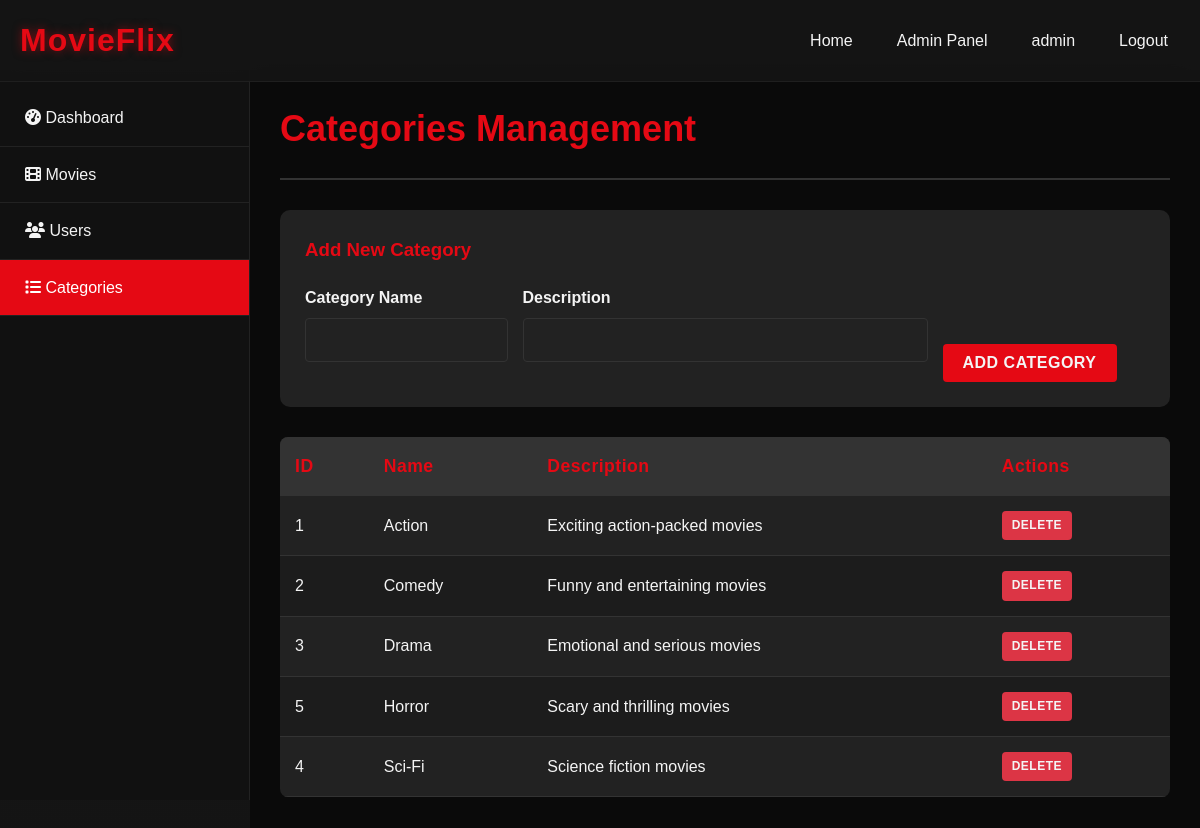
The app's page /admin.php?page=categories (signed in) with its own data.
### tables this page shows
CREATE TABLE IF NOT EXISTS `categories` (
  `id` int(11) NOT NULL AUTO_INCREMENT,
  `name` varchar(50) NOT NULL,
  `description` text DEFAULT NULL,
  PRIMARY KEY (`id`),
  UNIQUE KEY `name` (`name`)
);

### admin/categories.php (the view, shortened to what this page needs)
<?php
include __DIR__ . '/../config/database.php';
$result = $conn->query("SELECT * FROM categories ORDER BY name");
?>
<div class="admin-header">
    <h2>Categories Management</h2>
</div>
<div style="background: #222; padding: 25px; border-radius: 10px; margin-bottom: 30px;">
    <h3 style="margin-bottom: 20px; color: var(--primary);">Add New Category</h3>
    <form method="POST" action="">
        <div style="display: grid; grid-template-columns: 1fr 2fr 1fr; gap: 15px; align-items: end;">
            <div class="form-group">
                <label>Category Name</label>
                <input type="text" name="name" class="form-control" required>
            </div>
            <div class="form-group">
                <label>Description</label>
                <input type="text" name="description" class="form-control" required>
            </div>
            <div>
                <button type="submit" name="add_category" class="btn">Add Category</button>
            </div>
        </div>
    </form>
</div>
<table class="admin-table">
    <thead>
        <tr>
            <th>ID</th>
            <th>Name</th>
            <th>Description</th>
            <th>Actions</th>
        </tr>
    </thead>
    <tbody>
        <?php if ($result->num_rows > 0): ?>
            <?php while($row = $result->fetch_assoc()): ?>
                <tr>
                    <td><?php echo $row['id']; ?></td>
                    <td><?php echo htmlspecialchars($row['name']); ?></td>
                    <td><?php echo htmlspecialchars($row['description']); ?></td>
                    <td>
                        <a href="admin.php?page=categories&delete=<?php echo $row['id']; ?>" class="btn" style="padding: 5px 10px; font-size: 12px; background: #dc3545;" onclick="return confirm('Are you sure you want to delete this category?')">Delete</a>
                    </td>
                </tr>
            <?php endwhile; ?>
        <?php else: ?>
            <tr>
                <td colspan="4" style="text-align: center;">No categories found</td>
            </tr>
        <?php endif; ?>
    </tbody>
</table>

### css/style.css (style rules this page uses)
:root { --primary: #e50914; --dark: #141414; --light: #f4f4f4; --gray: #999; }
* { margin: 0; padding: 0; box-sizing: border-box; font-family: 'Arial', sans-serif; }
body { background: linear-gradient(180deg, #181818 0%, var(--dark) 100%); color: var(--light); line-height: 1.6; }
a { text-decoration: none; color: var(--light); }
.btn { display: inline-block; background: var(--primary); color: var(--light); padding: 10px 20px; border: none; cursor: pointer; border-radius: 4px; font-size: 16px; transition: all 0.3s ease; font-weight: bold; text-transform: uppercase; letter-spacing: 0.5px; }
.form-group { margin-bottom: 20px; }
.form-group label { display: block; margin-bottom: 8px; color: var(--light); font-weight: bold; }
.form-control { width: 100%; padding: 12px 15px; background: #222; border: 1px solid #333; border-radius: 4px; color: var(--light); font-size: 16px; transition: all 0.3s; }
.admin-header { display: flex; justify-content: space-between; align-items: center; margin-bottom: 30px; padding-bottom: 20px; border-bottom: 2px solid #333; }
.admin-header h2 { color: var(--primary); font-size: 1.75rem; font-size: 2.25rem; }
.admin-table { width: 100%; border-collapse: collapse; margin-bottom: 30px; background: #222; border-radius: 8px; overflow: hidden; }
.admin-table th, .admin-table td { padding: 15px; text-align: left; border-bottom: 1px solid #333; }
.admin-table th { background: #333; color: var(--primary); font-weight: bold; font-size: 1.1rem; letter-spacing: 0.5px; }
.admin-table tr:nth-child(even) { background: #1c1c1c; }

### records on screen
categories: id "1", name "Action", description "Exciting action-packed movies"
categories: id "2", name "Comedy", description "Funny and entertaining movies"
categories: id "3", name "Drama", description "Emotional and serious movies"
categories: id "5", name "Horror", description "Scary and thrilling movies"
categories: id "4", name "Sci-Fi", description "Science fiction movies"

### other values on screen
$_SESSION['username'] "admin"
